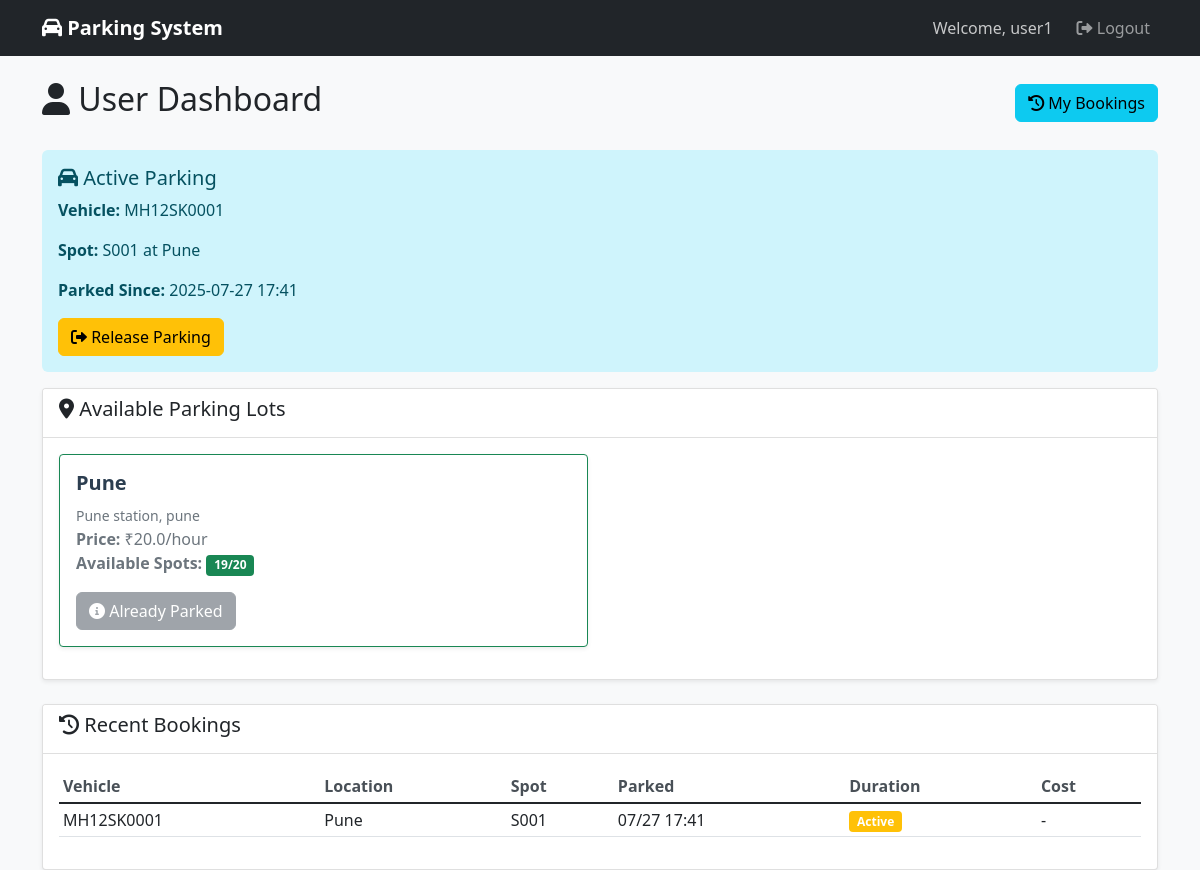
The page /user/dashboard (signed in) on the database its author committed.
### models.py (models this page shows, shortened)
class User(UserMixin, db.Model):
    __tablename__ = 'users'
    id = db.Column(db.Integer, primary_key=True)
    username = db.Column(db.String(80), unique=True, nullable=False)
    email = db.Column(db.String(120), unique=True, nullable=False)
    password_hash = db.Column(db.String(128), nullable=False)
    phone = db.Column(db.String(15))
    is_admin = db.Column(db.Boolean, default=False)
    created_at = db.Column(db.DateTime, default=datetime.utcnow)
    reservations = db.relationship('Reservation', backref='user', lazy=True)

class Reservation(db.Model):
    __tablename__ = 'reservations'
    id = db.Column(db.Integer, primary_key=True)
    spot_id = db.Column(db.Integer, db.ForeignKey('parking_spots.id'), nullable=False)
    user_id = db.Column(db.Integer, db.ForeignKey('users.id'), nullable=False)
    vehicle_number = db.Column(db.String(20), nullable=False)
    parking_timestamp = db.Column(db.DateTime, default=datetime.utcnow)
    leaving_timestamp = db.Column(db.DateTime)
    parking_cost = db.Column(db.Float, default=0.0)
    is_active = db.Column(db.Boolean, default=True)

class ParkingSpot(db.Model):
    __tablename__ = 'parking_spots'
    id = db.Column(db.Integer, primary_key=True)
    lot_id = db.Column(db.Integer, db.ForeignKey('parking_lots.id'), nullable=False)
    spot_number = db.Column(db.String(10), nullable=False)
    status = db.Column(db.String(1), default='A')  # A-Available, O-Occupied
    created_at = db.Column(db.DateTime, default=datetime.utcnow)
    reservations = db.relationship('Reservation', backref='parking_spot', lazy=True)

class ParkingLot(db.Model):
    __tablename__ = 'parking_lots'
    id = db.Column(db.Integer, primary_key=True)
    prime_location_name = db.Column(db.String(100), nullable=False)
    address = db.Column(db.Text, nullable=False)
    pin_code = db.Column(db.String(10), nullable=False)
    price_per_hour = db.Column(db.Float, nullable=False)
    maximum_number_of_spots = db.Column(db.Integer, nullable=False)
    created_at = db.Column(db.DateTime, default=datetime.utcnow)
    parking_spots = db.relationship('ParkingSpot', backref='parking_lot', lazy=True, cascade='all, delete-orphan')
    @property
    def available_spots(self):
        return len([spot for spot in self.parking_spots if spot.status == 'A'])

### app.py (the view)
@app.route('/user/dashboard')
@login_required
def user_dashboard():
    if current_user.is_admin:
        return redirect(url_for('admin_dashboard'))
    parking_lots = ParkingLot.query.all()
    active_reservation = Reservation.query.filter_by(
        user_id=current_user.id,
        is_active=True,
        leaving_timestamp=None
    ).first()
    past_bookings = Reservation.query.filter_by(
        user_id=current_user.id
    ).order_by(Reservation.parking_timestamp.desc()).limit(5).all()
    return render_template('user/dashboard.html',
                         parking_lots=parking_lots,
                         active_reservation=active_reservation,
                         past_bookings=past_bookings)

### app.py (called while the page is built)
@login_manager.user_loader
def load_user(user_id):
    return User.query.get(int(user_id))

### templates/user/dashboard.html (shortened to what this page needs)
{% extends "base.html" %}
{% block content %}
<div class="d-flex justify-content-between align-items-center mb-4">
    <h2><i class="fas fa-user"></i> User Dashboard</h2>
    <a href="{{ url_for('my_bookings') }}" class="btn btn-info">
        <i class="fas fa-history"></i> My Bookings
    </a>
</div>
{% if active_reservation %}
<div class="alert alert-info" role="alert">
    <h5><i class="fas fa-car"></i> Active Parking</h5>
    <p><strong>Vehicle:</strong> {{ active_reservation.vehicle_number }}</p>
    <p><strong>Spot:</strong> {{ active_reservation.parking_spot.spot_number }}
       at {{ active_reservation.parking_spot.parking_lot.prime_location_name }}</p>
    <p><strong>Parked Since:</strong> {{ active_reservation.parking_timestamp.strftime('%Y-%m-%d %H:%M') }}</p>
    <a href="{{ url_for('release_parking', reservation_id=active_reservation.id) }}"
       class="btn btn-warning"
       onclick="return confirm('Are you sure you want to release this parking spot?')">
        <i class="fas fa-sign-out-alt"></i> Release Parking
    </a>
</div>
{% endif %}
<div class="card">
    <div class="card-header">
        <h5><i class="fas fa-map-marker-alt"></i> Available Parking Lots</h5>
    </div>
    <div class="card-body">
        {% if parking_lots %}
        <div class="row">
            {% for lot in parking_lots %}
            <div class="col-md-6 mb-3">
                <div class="card {% if lot.available_spots == 0 %}border-danger{% else %}border-success{% endif %}">
                    <div class="card-body">
                        <h5 class="card-title">{{ lot.prime_location_name }}</h5>
                        <p class="card-text">
                            <small class="text-muted">{{ lot.address }}</small><br>
                            <strong>Price:</strong> ₹{{ lot.price_per_hour }}/hour<br>
                            <strong>Available Spots:</strong>
                            <span class="badge {% if lot.available_spots > 0 %}bg-success{% else %}bg-danger{% endif %}">
                                {{ lot.available_spots }}/{{ lot.maximum_number_of_spots }}
                            </span>
                        </p>
                        {% if lot.available_spots > 0 and not active_reservation %}
                        <a href="{{ url_for('book_parking', lot_id=lot.id) }}" class="btn btn-primary">
                            <i class="fas fa-car"></i> Book Parking
                        </a>
                        {% elif lot.available_spots == 0 %}
                        <button class="btn btn-secondary" disabled>
                            <i class="fas fa-ban"></i> Full
                        </button>
                        {% elif active_reservation %}
                        <button class="btn btn-secondary" disabled>
                            <i class="fas fa-info-circle"></i> Already Parked
                        </button>
                        {% endif %}
                    </div>
                </div>
            </div>
            {% endfor %}
        </div>
        {% else %}
        <div class="text-center py-4">
            <i class="fas fa-parking fa-3x text-muted mb-3"></i>
            <h5>No parking lots available</h5>
            <p class="text-muted">Please check back later.</p>
        </div>
        {% endif %}
    </div>
</div>
{% if past_bookings %}
<div class="card mt-4">
    <div class="card-header">
        <h5><i class="fas fa-history"></i> Recent Bookings</h5>
    </div>
    <div class="card-body">
        <div class="table-responsive">
            <table class="table table-sm">
                <thead>
                    <tr>
                        <th>Vehicle</th>
                        <th>Location</th>
                        <th>Spot</th>
                        <th>Parked</th>
                        <th>Duration</th>
                        <th>Cost</th>
                    </tr>
                </thead>
                <tbody>
                    {% for booking in past_bookings %}
                    <tr>
                        <td>{{ booking.vehicle_number }}</td>
                        <td>{{ booking.parking_spot.parking_lot.prime_location_name }}</td>
                        <td>{{ booking.parking_spot.spot_number }}</td>
                        <td>{{ booking.parking_timestamp.strftime('%m/%d %H:%M') }}</td>
                        <td>
                            {% if booking.leaving_timestamp %}
                                {{ booking.duration_hours }}h
                            {% else %}
                                <span class="badge bg-warning">Active</span>
                            {% endif %}
                        </td>
                        <td>
                            {% if booking.leaving_timestamp %}
                                ₹{{ booking.parking_cost }}
                            {% else %}
                                -
                            {% endif %}
                        </td>
                    </tr>
                    {% endfor %}
                </tbody>
            </table>
        </div>
    </div>
</div>
{% endif %}
{% endblock %}

### templates/base.html (shortened to what this page needs)
<!DOCTYPE html>
<html lang="en">
<head>
    <link href="https://cdn.jsdelivr.net/npm/bootstrap@5.1.3/dist/css/bootstrap.min.css" rel="stylesheet">
    <link href="https://cdnjs.cloudflare.com/ajax/libs/font-awesome/6.0.0/css/all.min.css" rel="stylesheet">
    <link href="{{ url_for('static', filename='css/style.css') }}" rel="stylesheet">
</head>
<body>
    <nav class="navbar navbar-expand-lg navbar-dark bg-dark">
        <div class="container">
            <a class="navbar-brand" href="{{ url_for('index') }}">
                <i class="fas fa-car"></i> Parking System
            </a>
            {% if current_user.is_authenticated %}
            <div class="navbar-nav ms-auto">
                <span class="navbar-text me-3">
                    Welcome, {{ current_user.username }}
                </span>
                <a class="nav-link" href="{{ url_for('logout') }}">
                    <i class="fas fa-sign-out-alt"></i> Logout
                </a>
            </div>
            {% endif %}
        </div>
    </nav>
    <main class="container mt-4">
        {% block content %}{% endblock %}
    </main>
</body>
</html>

### static/css/style.css (style rules this page uses)
body { background-color: #f8f9fa; }
.card { box-shadow: 0 0.125rem 0.25rem rgba(0, 0, 0, 0.075); border: 1px solid rgba(0, 0, 0, 0.125); }
.card-header { background-color: #fff; border-bottom: 1px solid rgba(0, 0, 0, 0.125); }
.navbar-brand { font-weight: bold; }
.badge { font-size: 0.75em; }
.alert { border: none; border-radius: 0.375rem; }
.btn { border-radius: 0.375rem; }
.table th { border-top: none; font-weight: 600; color: #495057; }
.text-muted { color: #6c757d !important; }
.card-title { color: #2c3e50; font-weight: 600; }
.card-text { color: #6c757d; }
.navbar-text { color: rgba(255, 255, 255, 0.75) !important; }

### rows shown on the page
User: username "user1"
Reservation: vehicle_number "MH12SK0001", parking_timestamp "2025-07-27 17:41", parking_spot.parking_lot.prime_location_name "Pune", parking_spot.spot_number "S001", parking_timestamp "07/27 17:41", shows "Active"
ParkingSpot: parking_spot.spot_number "S001"
ParkingLot: parking_spot.parking_lot.prime_location_name "Pune", prime_location_name "Pune", address "Pune station, pune", price_per_hour "20.0", available_spots "19", maximum_number_of_spots "20"
